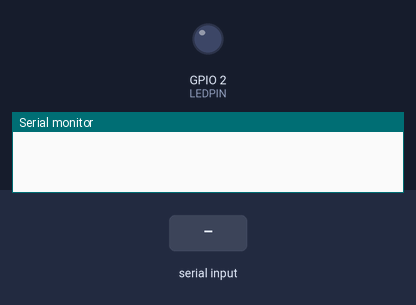
The sketch below on a simulated ESP32. Shown: output pins drawn as LEDs (lit = HIGH), the last lines printed to the serial monitor. The test bench sets the inputs (shaded band).

Above: at 1.2 s.
1.3 s: "on\n" received over Serial
At 2.5 s:
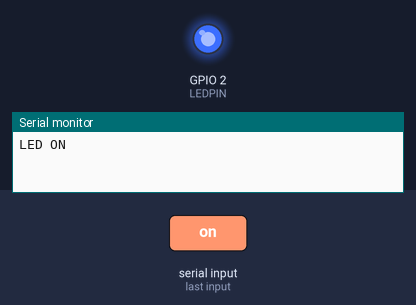
2.8 s: "of\n" received over Serial
At 3.7 s:
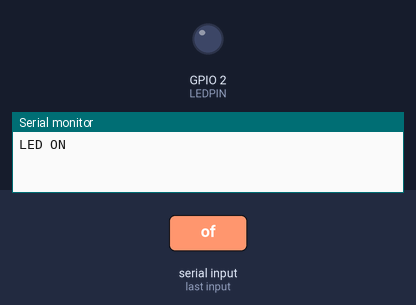
Timing chart, 0 to 5.8 s (numbered marks = the images above; inputs shaded):
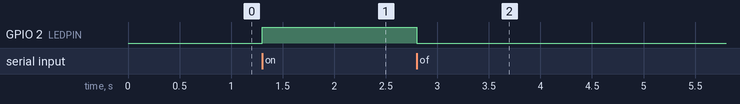

Measured:
- after the input at 1.3 s, GPIO 2 (LEDPIN): LOW → HIGH at once
- after the input at 2.8 s, GPIO 2 (LEDPIN): HIGH → LOW at once

The sketch:

sketch.ino
```cpp
String command;
#define LEDPIN 2

void setup() {
  pinMode(LEDPIN, OUTPUT);
  Serial.begin(9600);
}

void loop() {
  if(Serial.available() > 0) {
    command = Serial.readStringUntil('\n');
    if (command == "on") {
      digitalWrite(LEDPIN, HIGH);
      Serial.write("LED ON");
    } else if (command == "of") {
      digitalWrite(LEDPIN, LOW);
    } else {
      Serial.write("invalid input");
    }
  }
}
```
